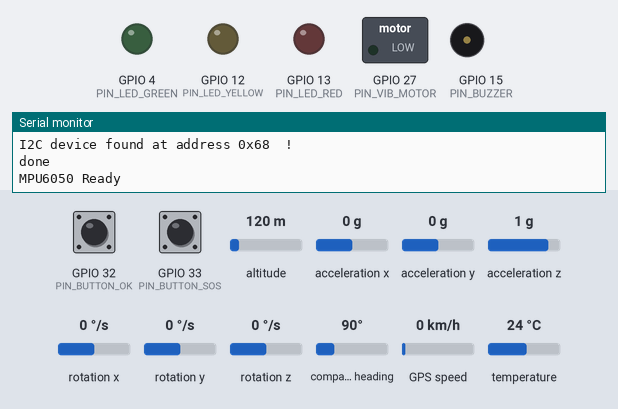
Recording of a program running on a simulated ESP32. Shown: switched loads named in the program (green lamp = pin HIGH), output pins drawn as LEDs (lit = HIGH), buzzer (waves = sounding, pin HIGH), the last lines printed to the serial monitor. Dashed ring = blinking. The test bench sets the inputs (shaded band); at power-on: GPIO 33 (PIN_BUTTON_SOS) HIGH, GPIO 32 (PIN_BUTTON_OK) HIGH, altitude 120 m, acceleration x 0 g, acceleration y 0 g, acceleration z 1 g, rotation x 0 °/s, rotation y 0 °/s, rotation z 0 °/s, compass heading 90°, GPS speed 0 km/h, temperature 24 °C. Random numbers use the default seed unless the program sets one; the GPS gets a fix after 3 s at 37.7749, -122.4194 with 8 satellites; no radio packets arrive unless stated.

Above: at 0.1 s.
1.3 s: GPIO 33 (PIN_BUTTON_SOS) pulled LOW for 0.15 s
At 4.7 s:
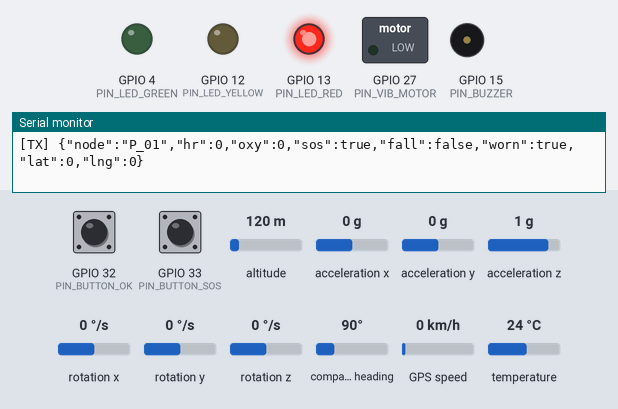
4.8 s: GPIO 32 (PIN_BUTTON_OK) pulled LOW for 0.15 s
At 9.0 s:
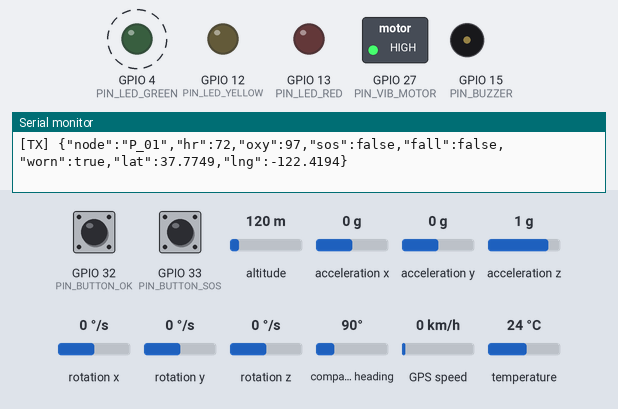
9.1 s: GPIO 32 (PIN_BUTTON_OK) pulled LOW for 3.2 s
At 12.53 s:
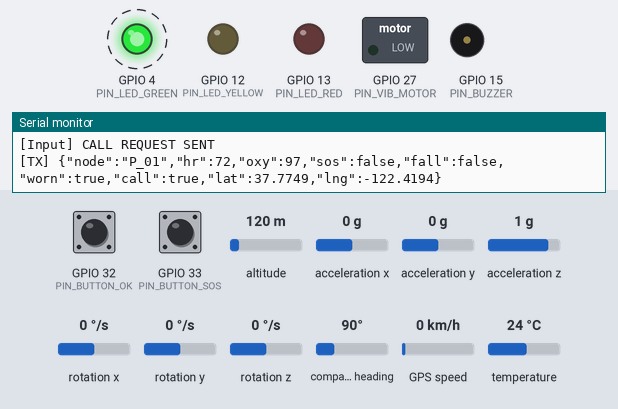
16.4 s: GPIO 33 (PIN_BUTTON_SOS) pulled LOW for 1 s
At 17.92 s:
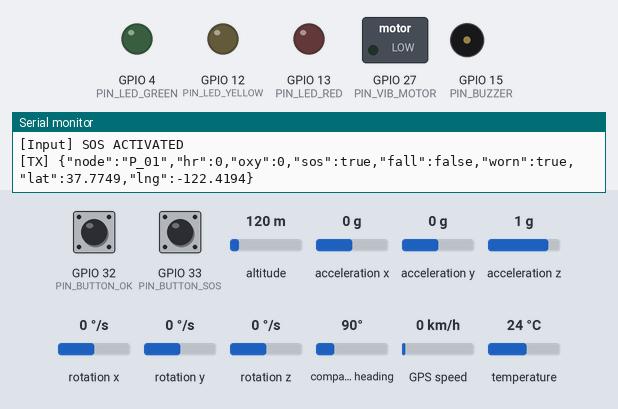
21.5 s: GPIO 33 (PIN_BUTTON_SOS) pulled LOW for 0.15 s
At 23.2 s:
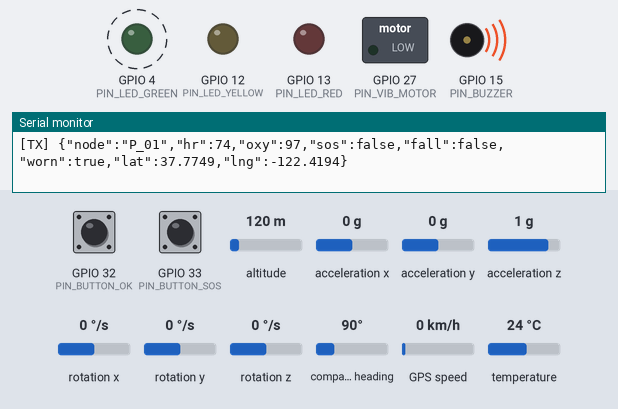
25.0 s: GPIO 33 (PIN_BUTTON_SOS) pulled LOW for 3.2 s
At 25.6 s:
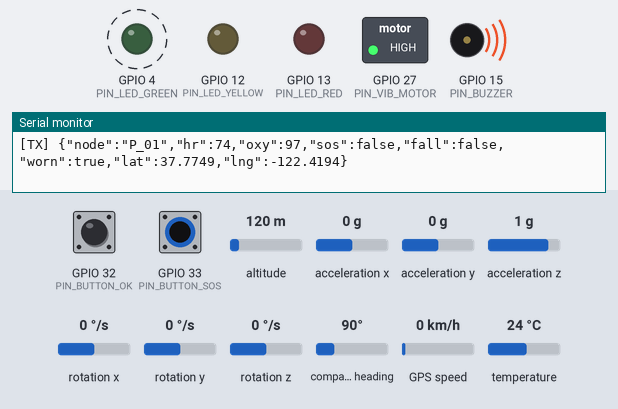
Timing chart, 0 to 66.3 s (numbered marks = the images above; inputs shaded):
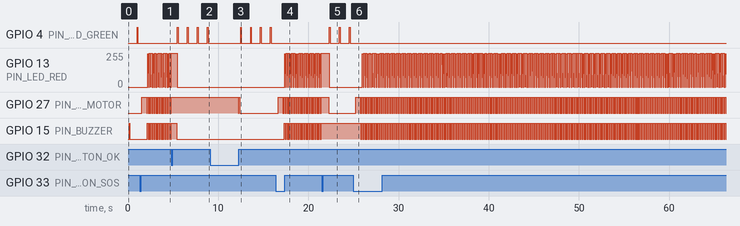

Measured:
- after the input at 1.3 s, GPIO 27 (PIN_VIB_MOTOR): LOW → HIGH after 0.25 s, then repeats every 0.18 s: LOW 0.08 s, HIGH 0.10 s; GPIO 15 (PIN_BUZZER): alternates HIGH for 0.10 s and LOW for 0.10 s, starting after 0.83 s
- after the input at 4.8 s, GPIO 4 (PIN_LED_GREEN): alternates HIGH for 0.10 s and LOW for 1.0 s, starting after 0.68 s
- after the input at 9.1 s, GPIO 27 (PIN_VIB_MOTOR): HIGH → LOW after 3.1 s, → HIGH 0.10 s later, → LOW 0.10 s later
- after the input at 16.4 s, GPIO 27 (PIN_VIB_MOTOR): goes HIGH 0.50 s, LOW 0.18 s, 20 × (HIGH 0.10 s, LOW 0.10 s), then HIGH, starting after 0.25 s; GPIO 15 (PIN_BUZZER): alternates HIGH for 0.10 s and LOW for 0.10 s, starting after 0.93 s
- after the input at 21.5 s, GPIO 4 (PIN_LED_GREEN): alternates HIGH for 0.10 s and LOW for 1.0 s, starting after 0.83 s
- after the input at 25.0 s, GPIO 27 (PIN_VIB_MOTOR): goes HIGH 0.50 s, LOW 0.18 s, 197 × (HIGH 0.10 s, LOW 0.10 s), HIGH 0.10 s, then LOW, starting after 0.25 s; GPIO 15 (PIN_BUZZER): alternates HIGH for 0.10 s and LOW for 0.10 s, starting after 0.83 s

The program:

main.cpp
```cpp
#include "MAX30100_PulseOximeter.h"
#include <Adafruit_MPU6050.h>
#include <Adafruit_Sensor.h>
#include <Arduino.h>
#include <ArduinoJson.h>
#include <LoRa.h>
#include <SPI.h>
#include <TinyGPS++.h>
#include <WiFi.h>
#include <Wire.h>
#include <esp_now.h>

// --- HARDWARE CONFIGURATION (ESP32 DevKit V1) ---
// Buttons
#define PIN_BUTTON_SOS 33 // EXTERNAL SOS Button (Input Pullup)
#define PIN_BUTTON_OK 32  // Cancel / Check-in Button

// LEDs (Status Indicators)
#define PIN_LED_GREEN 4   // Safe / Heartbeat
#define PIN_LED_YELLOW 12 // Alert / Warning
#define PIN_LED_RED 13    // SOS / Emergency

// Haptic & Audio
#define PIN_BUZZER 15    // Active High Buzzer
#define PIN_VIB_MOTOR 27 // Vibration Motor (Transistor Driven)

// LoRa RA-02
#define LORA_SCK 18
#define LORA_MISO 19
#define LORA_MOSI 23
#define LORA_NSS 5
#define LORA_RST 14
#define LORA_DIO0 26

// GPS NEO-6M
#define GPS_RX 16
#define GPS_TX 17

// Constants
#define BAND 433E6
#define NODE_ID "P_01"

// Global Objects
TinyGPSPlus gps;
HardwareSerial gpsSerial(2);
PulseOximeter pox;
Adafruit_MPU6050 mpu;

// --- STATE MANAGEMENT ---
unsigned long lastSendTime = 0;
const int SEND_INTERVAL = 3000;

// Vitals Simulation
int heartRate = 72;
int spo2 = 98;
bool isEmergency = false;
bool isCardiacEvent = false;
bool isWorn = false;
bool fallDetected = false;

// Button Logic
bool lastSosState = HIGH;
bool lastOkState = HIGH;
unsigned long comboPressStart = 0;
bool comboActive = false;

// Fall Detection State Machine
bool trigger_ff = false;
bool trigger_impact = false;
unsigned long ff_timestamp = 0;
unsigned long impact_timestamp = 0;

// ESP-NOW Structure
typedef struct struct_message {
  char type[10]; // "UPDATE"
  int slot_id;
  int hour;
  int minute;
} struct_message;

struct_message myData;
esp_now_peer_info_t peerInfo;
uint8_t broadcastAddress[] = {0xFF, 0xFF, 0xFF, 0xFF, 0xFF, 0xFF};

// --- FEEDBACK HELPERS ---
void triggerHaptic(int duration) {
  digitalWrite(PIN_VIB_MOTOR, HIGH);
  delay(duration);
  digitalWrite(PIN_VIB_MOTOR, LOW);
}

void triggerBeep(int duration) {
  digitalWrite(PIN_BUZZER, HIGH);
  delay(duration);
  digitalWrite(PIN_BUZZER, LOW);
}

// --- GPS UPDATE ---
void updateGPS() {
  while (gpsSerial.available() > 0) {
    gps.encode(gpsSerial.read());
  }
}

// --- SENSOR CHECKS (ADVANCED FALL DETECTION) ---
void checkFall() {
  sensors_event_t a, g, temp;
  mpu.getEvent(&a, &g, &temp);

  // Calculate Total G-Force (a.acceleration is in m/s^2, divide by 9.8 to get
  // G)
  float ax_g = a.acceleration.x / 9.8;
  float ay_g = a.acceleration.y / 9.8;
  float az_g = a.acceleration.z / 9.8;
  float total_g = sqrt(pow(ax_g, 2) + pow(ay_g, 2) + pow(az_g, 2));

  // STAGE 1: Detect Free Fall (< 0.5g)
  if (total_g < 0.5 && !trigger_ff) {
    trigger_ff = true;
    ff_timestamp = millis();
  }

  // STAGE 2: Detect Impact (> 3.0g) within 500ms of Free Fall
  if (trigger_ff) {
    if (millis() - ff_timestamp < 500) {
      if (total_g > 3.0) {
        trigger_impact = true;
        impact_timestamp = millis();
        trigger_ff = false;
        Serial.println("Stage 2: Impact Detected!");
      }
    } else {
      trigger_ff = false;
    }
  }

  // STAGE 3: Inactivity Check (Low Gyro) for 2s after Impact
  if (trigger_impact) {
    if (millis() - impact_timestamp > 2000) {
      float gx = abs(g.gyro.x);
      float gy = abs(g.gyro.y);
      float gz = abs(g.gyro.z);

      if (gx < 0.35 && gy < 0.35 && gz < 0.35) {
        if (!isEmergency) {
          Serial.println("!!! FALL CONFIRMED - NO MOVEMENT !!!");
          isEmergency = true;
          fallDetected = true;
          triggerHaptic(2000);
          triggerBeep(2000);
        }
      } else {
        Serial.println("Movement detected - Fall Cancelled");
      }
      trigger_impact = false;
    }
  }
}

// --- STATUS INDICATORS ---
void updateIndicators() {
  digitalWrite(PIN_LED_GREEN, LOW);
  digitalWrite(PIN_LED_YELLOW, LOW);
  digitalWrite(PIN_LED_RED, LOW);

  if (!isWorn) {
    static bool blinkState = false;
    static unsigned long lastBlink = 0;
    if (millis() - lastBlink > 1000) {
      blinkState = !blinkState;
      lastBlink = millis();
    }
    digitalWrite(PIN_LED_YELLOW, blinkState ? HIGH : LOW);
    return;
  }

  if (isEmergency) {
    // SOS: Fast Red Strobe + Siren
    static bool blinkState = false;
    static unsigned long lastBlink = 0;
    if (millis() - lastBlink > 100) {
      blinkState = !blinkState;
      lastBlink = millis();
      if (blinkState) {
        digitalWrite(PIN_VIB_MOTOR, HIGH);
        digitalWrite(PIN_BUZZER, HIGH);
      } else {
        digitalWrite(PIN_VIB_MOTOR, LOW);
        digitalWrite(PIN_BUZZER, LOW);
      }
    }
    digitalWrite(PIN_LED_RED, blinkState ? HIGH : LOW);
  } else if (isCardiacEvent) {
    // Alert
    digitalWrite(PIN_LED_YELLOW, HIGH);
    static bool blinkState = false;
    static unsigned long lastBlink = 0;
    if (millis() - lastBlink > 500) {
      blinkState = !blinkState;
      lastBlink = millis();
      if (blinkState) {
        triggerHaptic(200);
        triggerBeep(100);
      }
    }
    digitalWrite(PIN_LED_RED, blinkState ? HIGH : LOW);
  } else {
    // Safe
    static unsigned long lastBeat = 0;
    if (millis() - lastBeat > 1000) {
      digitalWrite(PIN_LED_GREEN, HIGH);
      delay(100);
      digitalWrite(PIN_LED_GREEN, LOW);
      lastBeat = millis();
    }
  }
}

// --- COMMUNICATION ---
void sendLoRaTelemetry() {
  updateGPS();

  // 1. Simulate Vitals
  if (isEmergency) {
    heartRate = 0;
    spo2 = 0;
  } else if (isCardiacEvent) {
    heartRate = random(130, 155);
    spo2 = random(82, 89);
  } else {
    heartRate = random(70, 78);
    spo2 = random(97, 99);
  }

  // 2. Create JSON Packet
  JsonDocument doc;
  doc["node"] = NODE_ID;
  doc["hr"] = heartRate;
  doc["oxy"] = spo2;
  doc["sos"] = isEmergency;
  doc["fall"] = fallDetected;
  doc["worn"] = isWorn;

  if (gps.location.isValid()) {
    doc["lat"] = gps.location.lat();
    doc["lng"] = gps.location.lng();
  } else {
    doc["lat"] = 0.0;
    doc["lng"] = 0.0;
  }

  String jsonString;
  serializeJson(doc, jsonString);

  // 3. Send via LoRa
  LoRa.beginPacket();
  LoRa.print(jsonString);
  LoRa.endPacket();

  Serial.print("[TX] ");
  Serial.println(jsonString);
}

void checkButtons() {
  int sosState = digitalRead(PIN_BUTTON_SOS);
  int okState = digitalRead(PIN_BUTTON_OK);

  // 1. COMBO CHECK (Both pressed)
  if (sosState == LOW && okState == LOW) {
    if (!comboActive) {
      comboActive = true;
      comboPressStart = millis();
      Serial.println("[Input] Dual Press Detected");
    } else if (millis() - comboPressStart > 2000) {
      // TRIGGER CARDIAC EVENT
      if (!isCardiacEvent) {
        isCardiacEvent = true;
        isEmergency = false; // Reset SOS if switching modes
        triggerHaptic(1000); // Unique pattern
        triggerBeep(500);
        delay(100);
        triggerBeep(500);
        Serial.println("[Input] CARDIAC EVENT TRIGGERED");
        sendLoRaTelemetry();
      }
    }
    return; // Skip single checks while holding combo
  } else {
    comboActive = false;
  }

  // 2. SOS Only
  if (sosState == LOW && lastSosState == HIGH) {
    delay(50); // Debounce
    if (digitalRead(PIN_BUTTON_SOS) == LOW) {
      // Wait to see if user is going for combo
      delay(200);
      if (digitalRead(PIN_BUTTON_OK) == HIGH) {
        isEmergency = !isEmergency;
        isCardiacEvent = false;
        triggerHaptic(500); // Standard Click
        Serial.println(isEmergency ? "[Input] SOS ACTIVATED"
                                   : "[Input] SOS DEACTIVATED");
        sendLoRaTelemetry();
      }
    }
  }

  // 3. Cancel / Check-in / Call Request
  if (okState == LOW && lastOkState == HIGH) {
    unsigned long pressTime = millis();
    bool longPress = false;

    // Wait to see if it's a long press
    while (digitalRead(PIN_BUTTON_OK) == LOW) {
      if (millis() - pressTime > 3000) {
        longPress = true;
        triggerHaptic(100);
        delay(100);
        triggerHaptic(100); // Ack
        break;
      }
    }

    if (longPress) {
      // CALL REQUEST
      Serial.println("[Input] CALL REQUEST SENT");

      // Send Special Packet
      updateGPS();
      JsonDocument doc;
      doc["node"] = NODE_ID;
      doc["hr"] = heartRate;
      doc["oxy"] = spo2;
      doc["sos"] = false;
      doc["fall"] = false;
      doc["worn"] = isWorn;
      doc["call"] = true; // New Flag
      doc["lat"] = gps.location.isValid() ? gps.location.lat() : 0.0;
      doc["lng"] = gps.location.isValid() ? gps.location.lng() : 0.0;

      String jsonString;
      serializeJson(doc, jsonString);
      LoRa.beginPacket();
      LoRa.print(jsonString);
      LoRa.endPacket();
      Serial.println("[TX] " + jsonString);

      // Wait for release
      while (digitalRead(PIN_BUTTON_OK) == LOW)
        ;
    } else {
      // Short Press Logic (Existing)
      delay(50); // Debounce
      // Check for Combo...
      delay(200);
      if (digitalRead(PIN_BUTTON_SOS) == HIGH) {
        isEmergency = false;
        isCardiacEvent = false;
        fallDetected = false;
        triggerBeep(100);
        triggerBeep(100);
        sendLoRaTelemetry();
      }
    }
  }
  lastSosState = sosState;
  lastOkState = okState;
}

// --- SETUP ---
void setup() {
  Serial.begin(115200);

  // --- I2C DEBUGGING ---
  Wire.begin(21, 22); // Explicitly define SDA=21, SCL=22
  Serial.println("\nI2C Scanner checking...");
  byte error, address;
  int nDevices = 0;
  for (address = 1; address < 127; address++) {
    Wire.beginTransmission(address);
    error = Wire.endTransmission();
    if (error == 0) {
      Serial.print("I2C device found at address 0x");
      if (address < 16)
        Serial.print("0");
      Serial.print(address, HEX);
      Serial.println("  !");
      nDevices++;
    } else if (error == 4) {
      Serial.print("Unknown error at address 0x");
      if (address < 16)
        Serial.print("0");
      Serial.println(address, HEX);
    }
  }
  if (nDevices == 0)
    Serial.println("No I2C devices found\n");
  else
    Serial.println("done\n");
  // ---------------------

  gpsSerial.begin(9600, SERIAL_8N1, GPS_RX, GPS_TX);

  pinMode(PIN_BUTTON_SOS, INPUT_PULLUP);
  pinMode(PIN_BUTTON_OK, INPUT_PULLUP);

  pinMode(PIN_LED_GREEN, OUTPUT);
  pinMode(PIN_LED_YELLOW, OUTPUT);
  pinMode(PIN_LED_RED, OUTPUT);
  pinMode(PIN_BUZZER, OUTPUT);
  pinMode(PIN_VIB_MOTOR, OUTPUT);

  // MPU6050 Init
  if (!mpu.begin()) {
    Serial.println("MPU6050 Failed");
  } else {
    Serial.println("MPU6050 Ready");
    mpu.setAccelerometerRange(MPU6050_RANGE_8_G);
    mpu.setGyroRange(MPU6050_RANGE_500_DEG);
    mpu.setFilterBandwidth(MPU6050_BAND_21_HZ);
  }

  if (!pox.begin())
    Serial.println("MAX30100 Failed");
  else
    pox.setIRLedCurrent(MAX30100_LED_CURR_7_6MA);

  WiFi.mode(WIFI_STA);
  if (esp_now_init() == ESP_OK) {
    memcpy(peerInfo.peer_addr, broadcastAddress, 6);
    peerInfo.channel = 0;
    peerInfo.encrypt = false;
    esp_now_add_peer(&peerInfo);
  }

  SPI.begin(LORA_SCK, LORA_MISO, LORA_MOSI, LORA_NSS);
  LoRa.setPins(LORA_NSS, LORA_RST, LORA_DIO0);
  if (!LoRa.begin(BAND)) {
    digitalWrite(PIN_LED_RED, HIGH);
    Serial.println("LoRa Failed!");
    while (1)
      ;
  }
}

void loop() {
  checkButtons();
  updateGPS();
  checkFall(); // Check MPU6050
  updateIndicators();
  pox.update();

  // WEAR DETECTION: IR Logic
  // Threshold typically 7000-10000 for "on wrist"
  bool currentWornState = (pox.getIR() > 7000);

  if (currentWornState != isWorn) {
    isWorn = currentWornState;

    // INSTANT UPDATE: Send immediately on state change
    // If not worn, status becomes "offline" or "not worn" in payload
    sendLoRaTelemetry();
    Serial.println(isWorn ? "!!! WRIST BAND WORN !!!"
                          : "!!! WRIST BAND REMOVED !!!");

    if (isWorn) {
      triggerBeep(100); // Confirmation beep
    }
  }

  if (millis() - lastSendTime > SEND_INTERVAL) {
    if (isWorn)
      sendLoRaTelemetry();
    lastSendTime = millis();
  }
}
```

MAX30100_PulseOximeter.h
```cpp
#ifndef MAX30100_PULSEOXIMETER_H
#define MAX30100_PULSEOXIMETER_H

#include <Arduino.h>

typedef enum { MAX30100_LED_CURR_7_6MA } LEDCurrent;

class PulseOximeter {
public:
  PulseOximeter() {};
  bool begin() { return true; } // Mock success
  void update() {};             // Mock update
  void setIRLedCurrent(LEDCurrent current) {};
  void shutdown() {};
  void resume() {};
  uint32_t getIR() { return 8500; } // Mock value > 7000 (Worn)
};

#endif
```
